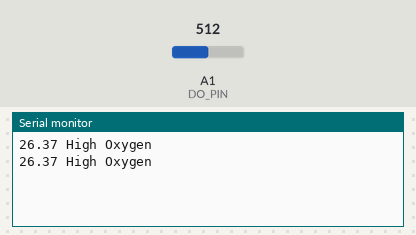
A sketch run on a simulated Arduino Uno, built with avr-gcc and run on an emulated ATmega328P. Shown: the last lines printed to the serial monitor. The inputs (shaded band) are chosen by the test bench; at power-on: A1 (DO_PIN) = 512.

Above: at 2.8 s.
2.9 s: A1 (DO_PIN) set to 246
At 4.8 s:
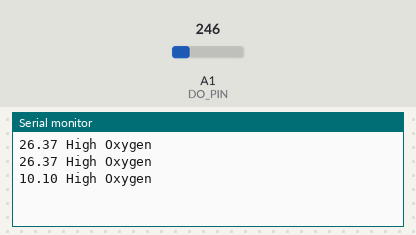
5.6 s: A1 (DO_PIN) set to 229
At 6.4 s:
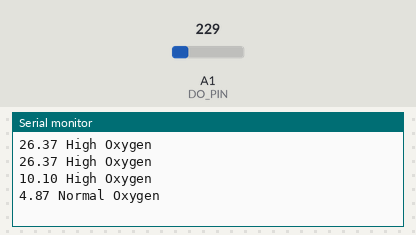
9.5 s: A1 (DO_PIN) set to 122
At 10.6 s:
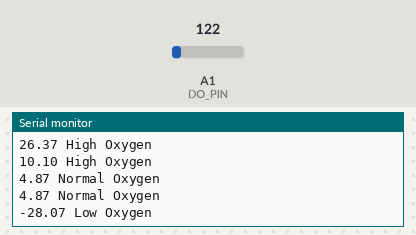
13.5 s: A1 (DO_PIN) set to 94
At 14.9 s:
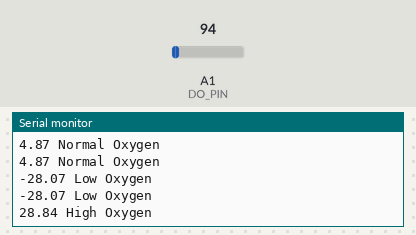
16.2 s: A1 (DO_PIN) set to 18
At 18.7 s:
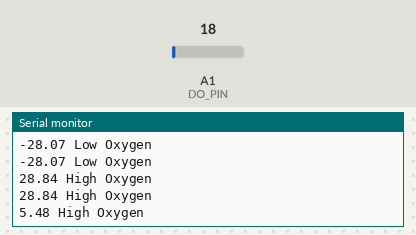
18.9 s: A1 (DO_PIN) set to 15
At 20.7 s:
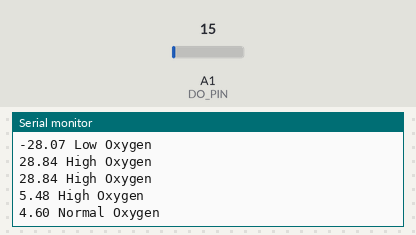
Timing chart, 0 to 22.2 s (numbered marks = the images above; inputs shaded):
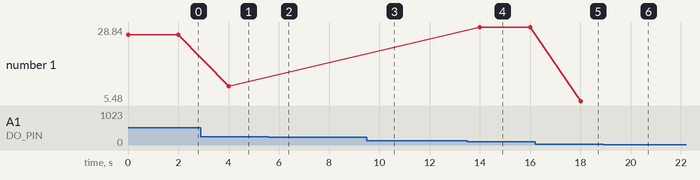

Measured:
- the behaviour switches between 230 and 229 on A1 (DO_PIN) (found by bisection; images 1 and 2)
- the behaviour switches between 107 and 106 on A1 (DO_PIN) (found by bisection; images 3 and 4)
- the behaviour switches between 17 and 16 on A1 (DO_PIN) (found by bisection; images 5 and 6)
- after the input at 2.9 s, the serial monitor: prints a new line after 1.1 s (image 1)
- after the input at 5.6 s, the serial monitor: prints a new line after 0.40 s (image 2)
- after the input at 9.5 s, the serial monitor: prints a new line after 0.50 s (image 3)
- after the input at 13.5 s, the serial monitor: prints a new line after 0.50 s (image 4)
- after the input at 16.2 s, the serial monitor: prints a new line after 1.8 s (image 5)
- after the input at 18.9 s, the serial monitor: prints a new line after 1.1 s (image 6)

The sketch:

arduino2.ino
```cpp
#include <Arduino.h>

#define DO_PIN A1

#define VREF 5000    // VREF (mv)
#define ADC_RES 1024 // ADC Resolution

// Single-point calibration Mode=0
// Two-point calibration Mode=1
#define TWO_POINT_CALIBRATION 0

#define READ_TEMP (25) // Current water temperature ℃

// Single point calibration needs to be filled CAL1_V and CAL1_T
#define CAL1_V (131) // mv
#define CAL1_T (25)  // ℃
// Two-point calibration needs to be filled CAL2_V and CAL2_T
// CAL1 High temperature point, CAL2 Low temperature point
#define CAL2_V (1300) // mv
#define CAL2_T (15)   // ℃

const uint16_t DO_Table[41] = {
  14460, 14220, 13820, 13440, 13090, 12740, 12420, 12110, 11810, 11530,
  11260, 11010, 10770, 10530, 10300, 10080, 9860, 9660, 9460, 9270,
  9080, 8900, 8730, 8570, 8410, 8250, 8110, 7960, 7820, 7690,
  7560, 7430, 7300, 7180, 7070, 6950, 6840, 6730, 6630, 6530, 6410
};

uint8_t Temperaturet;
uint16_t ADC_Raw;
uint16_t ADC_Voltage;
uint16_t DO;

int16_t readDO(uint32_t voltage_mv, uint8_t temperature_c)
{
#if TWO_POINT_CALIBRATION == 0
  uint16_t V_saturation = (uint32_t)CAL1_V + (uint32_t)35 * temperature_c - (uint32_t)CAL1_T * 35;
  return (voltage_mv * DO_Table[temperature_c] / V_saturation);
#else
  uint16_t V_saturation = (int16_t)((int8_t)temperature_c - CAL2_T) * ((uint16_t)CAL1_V - CAL2_V) / ((uint8_t)CAL1_T - CAL2_T) + CAL2_V;
  return (voltage_mv * DO_Table[temperature_c] / V_saturation);
#endif
}

void setup()
{
  Serial.begin(115200);
}

void loop()
{
  Temperaturet = (uint8_t)READ_TEMP;
  ADC_Raw = analogRead(DO_PIN);
  ADC_Voltage = uint32_t(VREF) * ADC_Raw / ADC_RES;

  float dissolvedOxygen = readDO(ADC_Voltage, Temperaturet) / 1000.0;

  // Print the dissolved oxygen value
  Serial.print(String(dissolvedOxygen, 2));

  Serial.print(" ");

  // Print the oxygen level classification
  if (dissolvedOxygen == 0) {
    Serial.println("Very Low Oxygen");
  }
  else if (dissolvedOxygen < 1.5) {
    Serial.println("Low Oxygen");
  }
  else if (dissolvedOxygen >= 1.5 && dissolvedOxygen <= 5) {
    Serial.println("Normal Oxygen");
  }
  else if (dissolvedOxygen > 5) {
    Serial.println("High Oxygen");
  }

  delay(2000); // Delay for 1 second
}
```
